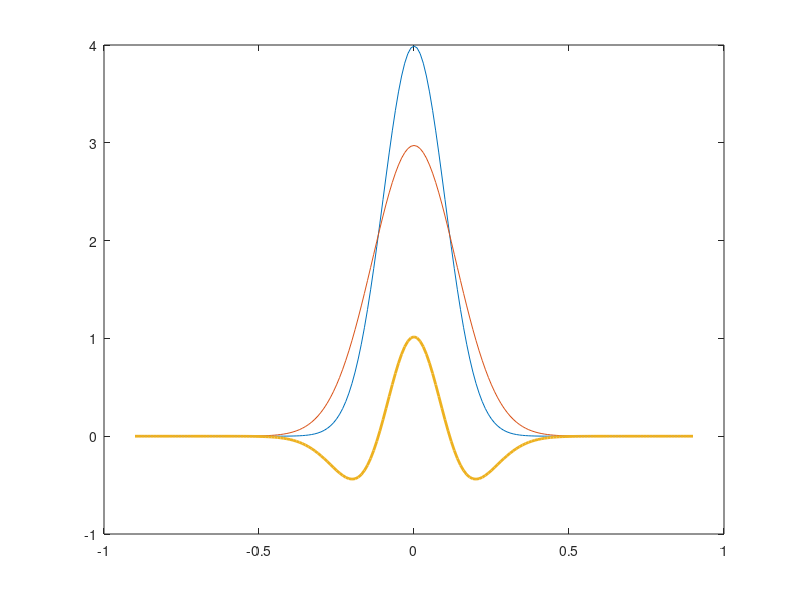
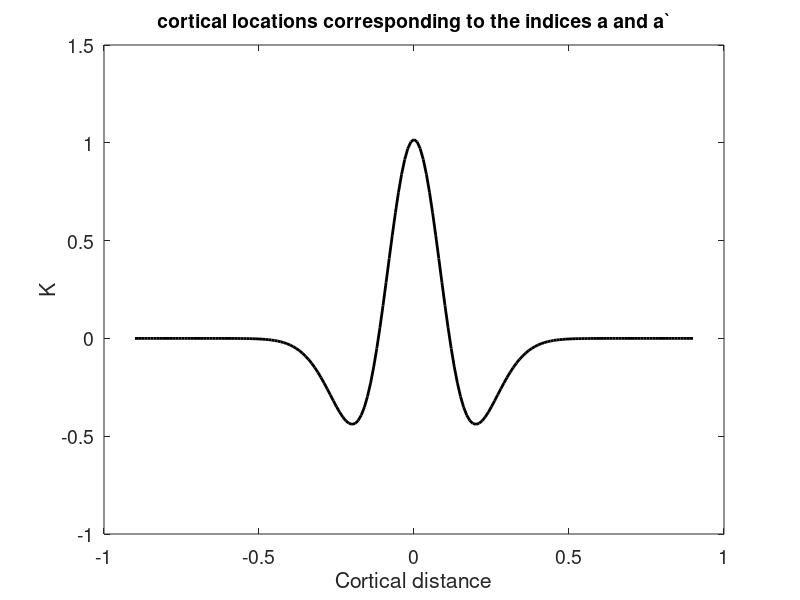
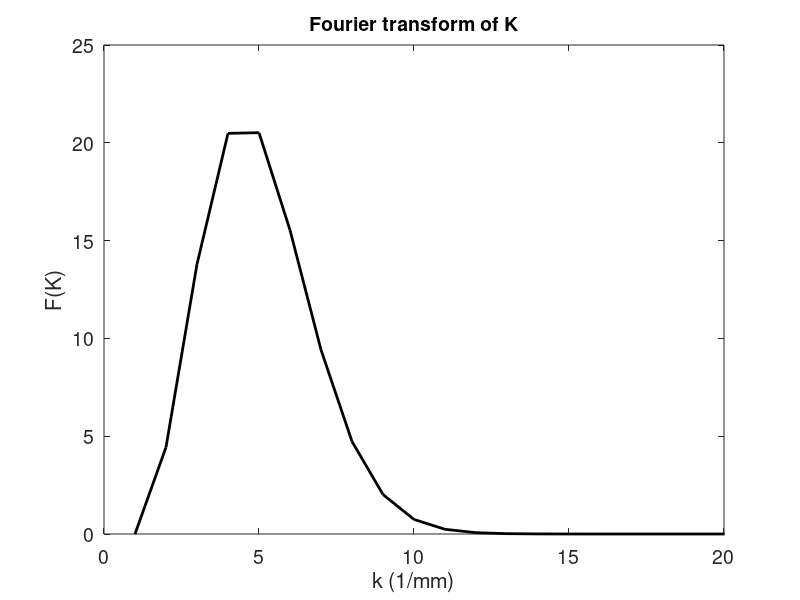
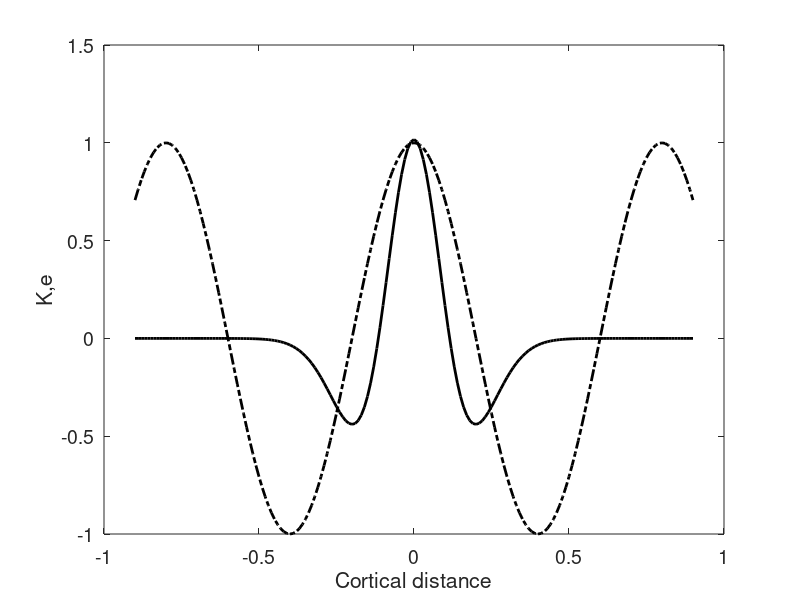

Write MATLAB code to recreate these figures, in order.
clc 
clear
close all
 pd1 = makedist('Normal','mu',0,'sigma',0.1) ;
 pd2 = makedist('Normal','mu',0,'sigma',0.1342) ;
 x1 = -0.9: 0.01 : 0.9 ;
 y1 = pdf(pd1,x1) ;
x2 = -0.9 : 0.01 : 0.9 ;
 y2 = pdf(pd2,x2) ;
 y=y1-y2;
 plot(x1,y1,x2,y2,x1,y,'LineWidth',2)
 figure;
 plot(x1,y,'LineWidth',2,'color','k')
  set(gca,'fontsize',14)
 xlabel('Cortical distance')
 ylabel('K')
 title('cortical locations corresponding to the indices a and a`','FontSize',14)
 
  ffd = fft(y);
  mffd = abs(ffd);
  figure;
  plot(mffd(1:181),'LineWidth',2,'color','k')
  set(gca,'fontsize',14)
 xlabel('k (1/mm)')
 ylabel('F(K)')
 title('Fourier transform of K','FontSize',14)
  xlim([0 20])
  z=cos(2.5*pi*x1);
  figure
  plot(x1,y,'LineWidth',2,'color','k')
   hold on
% figure
  plot(x1,z,'-.','LineWidth',2,'color','k')
  hold off
 xlabel('Cortical distance')
 ylabel('K,e')
  set(gca,'fontsize',14)
